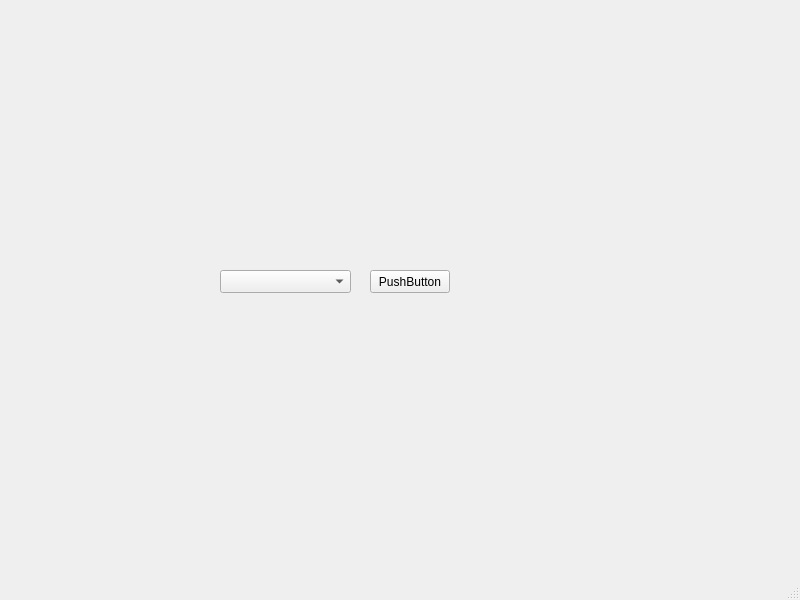
<?xml version="1.0" encoding="UTF-8"?>
<ui version="4.0">
 <class>MainWindow</class>
 <widget class="QMainWindow" name="MainWindow">
  <property name="geometry">
   <rect>
    <x>0</x>
    <y>0</y>
    <width>800</width>
    <height>600</height>
   </rect>
  </property>
  <property name="windowTitle">
   <string>MainWindow</string>
  </property>
  <widget class="QWidget" name="centralwidget">
   <widget class="MyComboBox" name="comboBox">
    <property name="geometry">
     <rect>
      <x>220</x>
      <y>270</y>
      <width>131</width>
      <height>23</height>
     </rect>
    </property>
   </widget>
   <widget class="QPushButton" name="pushButton">
    <property name="geometry">
     <rect>
      <x>370</x>
      <y>270</y>
      <width>80</width>
      <height>23</height>
     </rect>
    </property>
    <property name="text">
     <string>PushButton</string>
    </property>
   </widget>
  </widget>
  <widget class="QMenuBar" name="menubar">
   <property name="geometry">
    <rect>
     <x>0</x>
     <y>0</y>
     <width>800</width>
     <height>20</height>
    </rect>
   </property>
  </widget>
  <widget class="QStatusBar" name="statusbar"/>
 </widget>
 <customwidgets>
  <customwidget>
   <class>MyComboBox</class>
   <extends>QComboBox</extends>
   <header>mycombobox.h</header>
   <slots>
    <signal>Clicked()</signal>
   </slots>
  </customwidget>
 </customwidgets>
 <resources/>
 <connections/>
</ui>
